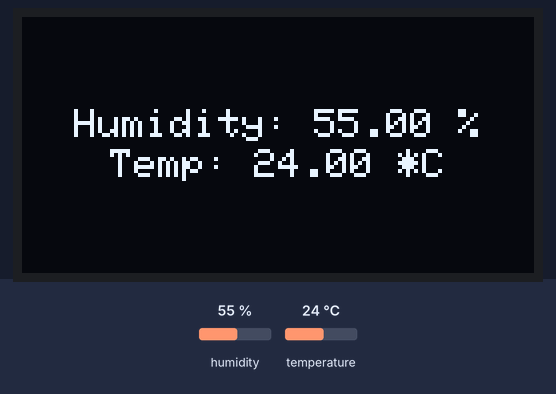
Simulated run of this sketch. Board: Arduino Uno, built with avr-gcc and run on an emulated ATmega328P. Parts: 128×64 one-colour display. Inputs (shaded band) come from the test bench; at power-on: humidity 55 %, temperature 24 °C. What the sketch prints to the serial monitor is not drawn.

Above: at 3.7 s.
3.8 s: humidity set to 22 %
At 6.5 s:
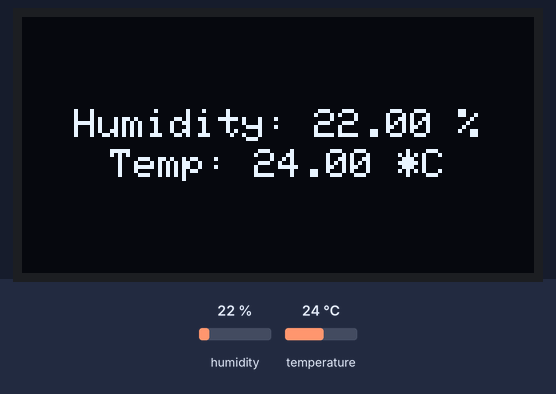
7.7 s: temperature set to 12 °C
At 9.6 s:
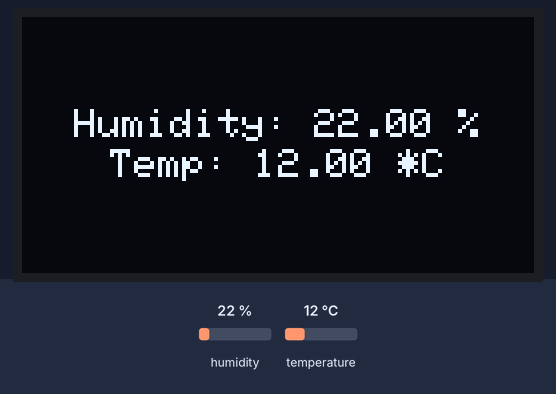
11.6 s: humidity set to 40 %
At 16.6 s:
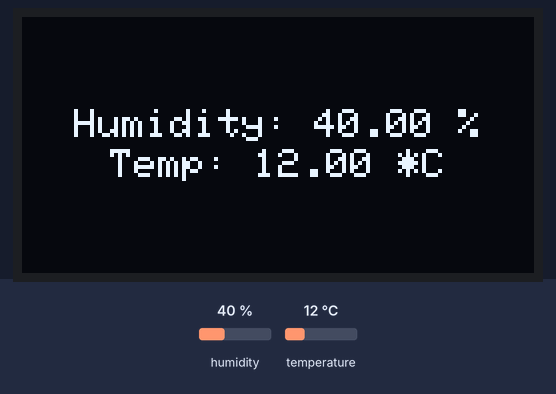
16.9 s: temperature set to 19 °C
Timing chart, 0 to 19.9 s (numbered marks = the images above; inputs shaded):
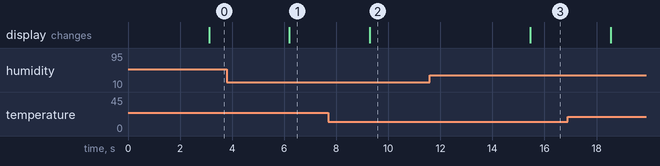

Measured:
- after the input at 3.8 s, the display: changes after 2.4 s (image 1)
- after the input at 7.7 s, the display: changes after 1.6 s (image 2)
- after the input at 11.6 s, the display: changes after 3.9 s (image 3)

The sketch:

Portable_Insulin_Carrier.ino
```cpp
#include <SPI.h>
#include <Wire.h>
#include <Adafruit_GFX.h>
#include <Adafruit_SSD1306.h>
#include <DHT.h>

#define SCREEN_WIDTH 128
#define SCREEN_HEIGHT 64
#define OLED_RESET 4
Adafruit_SSD1306 display(SCREEN_WIDTH, SCREEN_HEIGHT, &Wire, OLED_RESET);

#define DHTTYPE DHT11
#define DHTPIN 9
DHT dht(DHTPIN, DHTTYPE);

// DECLARE FUNCTION PROTOTYPE
void showCenteredText(String text, uint8_t textSize, int yOffset = 0);

void setup() {
  Serial.begin(9600);
  dht.begin();

  if (!display.begin(SSD1306_SWITCHCAPVCC, 0x3C)) {
    Serial.println(F("SSD1306 allocation failed"));
    while (1)
      ;
  }

  display.clearDisplay();
  showCenteredText("Prototype 3", 1);
  delay(2000);
  display.clearDisplay();
  Serial.print("Portable insulin carrier");
}

void loop() {
  DTH();
  delay(500);
}

void showCenteredText(String text, uint8_t textSize, int yOffset) {
  display.clearDisplay();
  display.setTextSize(textSize);
  display.setTextColor(WHITE);

  int16_t x1, y1;
  uint16_t w, h;
  display.getTextBounds(text, 0, 0, &x1, &y1, &w, &h);

  int x = (SCREEN_WIDTH - w) / 2;
  int y = (SCREEN_HEIGHT - h) / 2 + yOffset;

  display.setCursor(x, y);
  display.println(text);
  display.display();
}

void DTH() {
  float h = dht.readHumidity();
  float t = dht.readTemperature();

  if (isnan(h) || isnan(t)) {
    Serial.println("Failed to read from DHT sensor!");
    showCenteredText("Sensor Error", 1);
    return;
  }

  Serial.print("Humidity: ");
  Serial.print(h);
  Serial.println(" %");
  delay(500);
  Serial.print("Temperature: ");
  Serial.print(t);
  Serial.println(" *C");
  delay(500);
  display.clearDisplay();
  display.setTextSize(1);
  display.setTextColor(WHITE);

  String humText = "Humidity: " + String(h) + " %";
  String tempText = "Temp: " + String(t) + " *C";

  int16_t x1, y1;
  uint16_t w1, h1, w2, h2;

  display.getTextBounds(humText, 0, 0, &x1, &y1, &w1, &h1);
  display.getTextBounds(tempText, 0, 0, &x1, &y1, &w2, &h2);

  int spacing = 2;
  int totalHeight = h1 + h2 + spacing;
  int yStart = (SCREEN_HEIGHT - totalHeight) / 2;

  int x1_center = (SCREEN_WIDTH - w1) / 2;
  display.setCursor(x1_center, yStart);
  display.println(humText);

  int x2_center = (SCREEN_WIDTH - w2) / 2;
  display.setCursor(x2_center, yStart + h1 + spacing);
  display.println(tempText);

  display.display();
}
```
